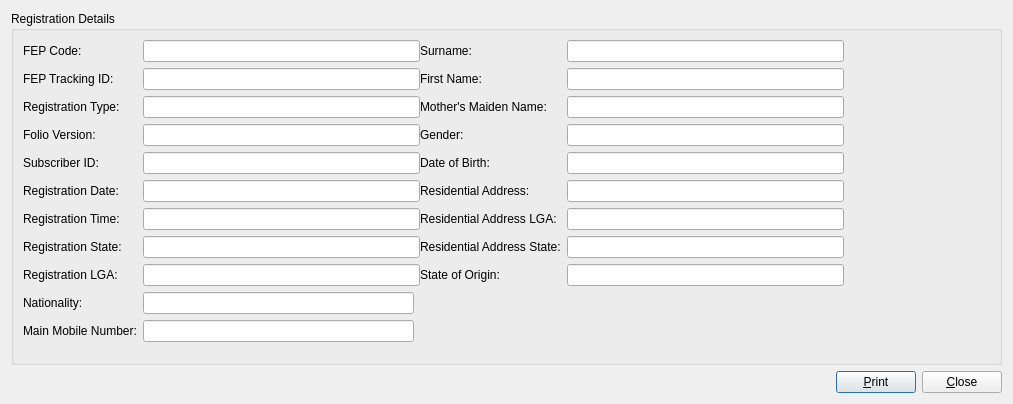
<?xml version="1.0" encoding="UTF-8"?>
<ui version="4.0">
 <class>ViewerDlg</class>
 <widget class="QDialog" name="ViewerDlg">
  <property name="geometry">
   <rect>
    <x>0</x>
    <y>0</y>
    <width>1011</width>
    <height>404</height>
   </rect>
  </property>
  <property name="maximumSize">
   <size>
    <width>1011</width>
    <height>404</height>
   </size>
  </property>
  <property name="windowTitle">
   <string>NSIM Demographics Viewer :: Details</string>
  </property>
  <layout class="QHBoxLayout" name="horizontalLayout_3">
   <item>
    <layout class="QVBoxLayout" name="verticalLayout">
     <item>
      <widget class="QGroupBox" name="groupBox">
       <property name="minimumSize">
        <size>
         <width>991</width>
         <height>351</height>
        </size>
       </property>
       <property name="title">
        <string>Registration Details</string>
       </property>
       <layout class="QHBoxLayout" name="horizontalLayout_2">
        <item>
         <layout class="QGridLayout" name="gridLayout_2">
          <item row="8" column="3" colspan="2">
           <widget class="QLineEdit" name="txtStateOfOrigin">
            <property name="minimumSize">
             <size>
              <width>138</width>
              <height>0</height>
             </size>
            </property>
            <property name="readOnly">
             <bool>true</bool>
            </property>
           </widget>
          </item>
          <item row="1" column="0">
           <widget class="QLabel" name="label_3">
            <property name="text">
             <string>FEP Tracking ID:</string>
            </property>
            <property name="buddy">
             <cstring>txtFEPTrackingID</cstring>
            </property>
           </widget>
          </item>
          <item row="8" column="2">
           <widget class="QLabel" name="label_20">
            <property name="text">
             <string>State of Origin:</string>
            </property>
            <property name="buddy">
             <cstring>txtStateOfOrigin</cstring>
            </property>
           </widget>
          </item>
          <item row="10" column="0">
           <widget class="QLabel" name="label_21">
            <property name="text">
             <string>Main Mobile Number:</string>
            </property>
            <property name="buddy">
             <cstring>txtMainMobileNumber</cstring>
            </property>
           </widget>
          </item>
          <item row="1" column="3" colspan="2">
           <widget class="QLineEdit" name="txtFirstName">
            <property name="minimumSize">
             <size>
              <width>277</width>
              <height>0</height>
             </size>
            </property>
            <property name="readOnly">
             <bool>true</bool>
            </property>
           </widget>
          </item>
          <item row="5" column="0">
           <widget class="QLabel" name="label_7">
            <property name="text">
             <string>Registration Date:</string>
            </property>
            <property name="buddy">
             <cstring>txtRegistrationDate</cstring>
            </property>
           </widget>
          </item>
          <item row="0" column="5" rowspan="5">
           <widget class="QLabel" name="lblPortraitData">
            <property name="minimumSize">
             <size>
              <width>140</width>
              <height>120</height>
             </size>
            </property>
            <property name="maximumSize">
             <size>
              <width>140</width>
              <height>120</height>
             </size>
            </property>
            <property name="text">
             <string/>
            </property>
            <property name="pixmap">
             <pixmap resource="resources.qrc">:/images/person.png</pixmap>
            </property>
            <property name="scaledContents">
             <bool>true</bool>
            </property>
           </widget>
          </item>
          <item row="5" column="3" colspan="2">
           <widget class="QLineEdit" name="txtResidentialAddress">
            <property name="minimumSize">
             <size>
              <width>277</width>
              <height>0</height>
             </size>
            </property>
            <property name="readOnly">
             <bool>true</bool>
            </property>
           </widget>
          </item>
          <item row="3" column="1">
           <widget class="QLineEdit" name="txtFolioVersion">
            <property name="minimumSize">
             <size>
              <width>277</width>
              <height>0</height>
             </size>
            </property>
            <property name="readOnly">
             <bool>true</bool>
            </property>
           </widget>
          </item>
          <item row="9" column="1">
           <widget class="QLineEdit" name="txtNationality">
            <property name="minimumSize">
             <size>
              <width>138</width>
              <height>0</height>
             </size>
            </property>
            <property name="readOnly">
             <bool>true</bool>
            </property>
           </widget>
          </item>
          <item row="2" column="0">
           <widget class="QLabel" name="label_4">
            <property name="text">
             <string>Registration Type:</string>
            </property>
            <property name="buddy">
             <cstring>txtRegistrationType</cstring>
            </property>
           </widget>
          </item>
          <item row="2" column="2">
           <widget class="QLabel" name="label_13">
            <property name="text">
             <string>Mother's Maiden Name:</string>
            </property>
            <property name="buddy">
             <cstring>txtMotherMaidenName</cstring>
            </property>
           </widget>
          </item>
          <item row="3" column="0">
           <widget class="QLabel" name="label_5">
            <property name="text">
             <string>Folio Version:</string>
            </property>
            <property name="buddy">
             <cstring>txtFolioVersion</cstring>
            </property>
           </widget>
          </item>
          <item row="2" column="1">
           <widget class="QLineEdit" name="txtRegistrationType">
            <property name="minimumSize">
             <size>
              <width>277</width>
              <height>0</height>
             </size>
            </property>
            <property name="readOnly">
             <bool>true</bool>
            </property>
           </widget>
          </item>
          <item row="2" column="3" colspan="2">
           <widget class="QLineEdit" name="txtMotherMaidenName">
            <property name="minimumSize">
             <size>
              <width>277</width>
              <height>0</height>
             </size>
            </property>
            <property name="readOnly">
             <bool>true</bool>
            </property>
           </widget>
          </item>
          <item row="3" column="2">
           <widget class="QLabel" name="label_14">
            <property name="text">
             <string>Gender:</string>
            </property>
            <property name="buddy">
             <cstring>txtGender</cstring>
            </property>
           </widget>
          </item>
          <item row="7" column="2">
           <widget class="QLabel" name="label_18">
            <property name="text">
             <string>Residential Address State:</string>
            </property>
            <property name="buddy">
             <cstring>txtResidentialAddressState</cstring>
            </property>
           </widget>
          </item>
          <item row="7" column="1">
           <widget class="QLineEdit" name="txtRegistrationState">
            <property name="minimumSize">
             <size>
              <width>277</width>
              <height>0</height>
             </size>
            </property>
            <property name="readOnly">
             <bool>true</bool>
            </property>
           </widget>
          </item>
          <item row="1" column="1">
           <widget class="QLineEdit" name="txtFEPTrackingID">
            <property name="minimumSize">
             <size>
              <width>277</width>
              <height>0</height>
             </size>
            </property>
            <property name="readOnly">
             <bool>true</bool>
            </property>
           </widget>
          </item>
          <item row="0" column="3" colspan="2">
           <widget class="QLineEdit" name="txtSurname">
            <property name="minimumSize">
             <size>
              <width>277</width>
              <height>0</height>
             </size>
            </property>
            <property name="readOnly">
             <bool>true</bool>
            </property>
           </widget>
          </item>
          <item row="0" column="2">
           <widget class="QLabel" name="label_11">
            <property name="text">
             <string>Surname:</string>
            </property>
            <property name="buddy">
             <cstring>txtSurname</cstring>
            </property>
           </widget>
          </item>
          <item row="1" column="2">
           <widget class="QLabel" name="label_12">
            <property name="text">
             <string>First Name:</string>
            </property>
            <property name="buddy">
             <cstring>txtFirstName</cstring>
            </property>
           </widget>
          </item>
          <item row="8" column="1">
           <widget class="QLineEdit" name="txtRegistrationLGA">
            <property name="minimumSize">
             <size>
              <width>277</width>
              <height>0</height>
             </size>
            </property>
            <property name="readOnly">
             <bool>true</bool>
            </property>
           </widget>
          </item>
          <item row="10" column="1">
           <widget class="QLineEdit" name="txtMainMobileNumber">
            <property name="minimumSize">
             <size>
              <width>138</width>
              <height>0</height>
             </size>
            </property>
            <property name="readOnly">
             <bool>true</bool>
            </property>
           </widget>
          </item>
          <item row="6" column="3" colspan="2">
           <widget class="QLineEdit" name="txtResidentialAddressLGA">
            <property name="minimumSize">
             <size>
              <width>138</width>
              <height>0</height>
             </size>
            </property>
            <property name="readOnly">
             <bool>true</bool>
            </property>
           </widget>
          </item>
          <item row="7" column="3" colspan="2">
           <widget class="QLineEdit" name="txtResidentialAddressState">
            <property name="minimumSize">
             <size>
              <width>138</width>
              <height>0</height>
             </size>
            </property>
            <property name="readOnly">
             <bool>true</bool>
            </property>
           </widget>
          </item>
          <item row="5" column="1">
           <widget class="QLineEdit" name="txtRegistrationDate">
            <property name="minimumSize">
             <size>
              <width>277</width>
              <height>0</height>
             </size>
            </property>
            <property name="readOnly">
             <bool>true</bool>
            </property>
           </widget>
          </item>
          <item row="4" column="0">
           <widget class="QLabel" name="label_6">
            <property name="text">
             <string>Subscriber ID:</string>
            </property>
            <property name="buddy">
             <cstring>txtSubscriberID</cstring>
            </property>
           </widget>
          </item>
          <item row="4" column="1">
           <widget class="QLineEdit" name="txtSubscriberID">
            <property name="minimumSize">
             <size>
              <width>277</width>
              <height>0</height>
             </size>
            </property>
            <property name="readOnly">
             <bool>true</bool>
            </property>
           </widget>
          </item>
          <item row="4" column="2">
           <widget class="QLabel" name="label_15">
            <property name="text">
             <string>Date of Birth:</string>
            </property>
            <property name="buddy">
             <cstring>txtDateOfBirth</cstring>
            </property>
           </widget>
          </item>
          <item row="3" column="3" colspan="2">
           <widget class="QLineEdit" name="txtGender">
            <property name="minimumSize">
             <size>
              <width>277</width>
              <height>0</height>
             </size>
            </property>
            <property name="readOnly">
             <bool>true</bool>
            </property>
           </widget>
          </item>
          <item row="6" column="2">
           <widget class="QLabel" name="label_17">
            <property name="text">
             <string>Residential Address LGA:</string>
            </property>
            <property name="buddy">
             <cstring>txtResidentialAddressLGA</cstring>
            </property>
           </widget>
          </item>
          <item row="6" column="1">
           <widget class="QLineEdit" name="txtRegistrationTime">
            <property name="minimumSize">
             <size>
              <width>277</width>
              <height>0</height>
             </size>
            </property>
            <property name="readOnly">
             <bool>true</bool>
            </property>
           </widget>
          </item>
          <item row="4" column="3" colspan="2">
           <widget class="QLineEdit" name="txtDateOfBirth">
            <property name="minimumSize">
             <size>
              <width>277</width>
              <height>0</height>
             </size>
            </property>
            <property name="readOnly">
             <bool>true</bool>
            </property>
           </widget>
          </item>
          <item row="6" column="0">
           <widget class="QLabel" name="label_8">
            <property name="text">
             <string>Registration Time:</string>
            </property>
            <property name="buddy">
             <cstring>txtRegistrationTime</cstring>
            </property>
           </widget>
          </item>
          <item row="5" column="2">
           <widget class="QLabel" name="label_16">
            <property name="text">
             <string>Residential Address:</string>
            </property>
            <property name="buddy">
             <cstring>txtResidentialAddress</cstring>
            </property>
           </widget>
          </item>
          <item row="0" column="1">
           <widget class="QLineEdit" name="txtFepCode">
            <property name="minimumSize">
             <size>
              <width>277</width>
              <height>0</height>
             </size>
            </property>
            <property name="readOnly">
             <bool>true</bool>
            </property>
           </widget>
          </item>
          <item row="0" column="0">
           <widget class="QLabel" name="label_2">
            <property name="text">
             <string>FEP Code:</string>
            </property>
            <property name="buddy">
             <cstring>txtFepCode</cstring>
            </property>
           </widget>
          </item>
          <item row="9" column="0">
           <widget class="QLabel" name="label_19">
            <property name="text">
             <string>Nationality:</string>
            </property>
            <property name="buddy">
             <cstring>txtNationality</cstring>
            </property>
           </widget>
          </item>
          <item row="7" column="0">
           <widget class="QLabel" name="label_9">
            <property name="text">
             <string>Registration State:</string>
            </property>
            <property name="buddy">
             <cstring>txtRegistrationState</cstring>
            </property>
           </widget>
          </item>
          <item row="8" column="0">
           <widget class="QLabel" name="label_10">
            <property name="text">
             <string>Registration LGA:</string>
            </property>
            <property name="buddy">
             <cstring>txtRegistrationLGA</cstring>
            </property>
           </widget>
          </item>
         </layout>
        </item>
       </layout>
      </widget>
     </item>
     <item>
      <layout class="QHBoxLayout" name="horizontalLayout">
       <item>
        <spacer name="horizontalSpacer">
         <property name="orientation">
          <enum>Qt::Horizontal</enum>
         </property>
         <property name="sizeHint" stdset="0">
          <size>
           <width>718</width>
           <height>20</height>
          </size>
         </property>
        </spacer>
       </item>
       <item>
        <widget class="QPushButton" name="btnPrint">
         <property name="text">
          <string>&amp;Print</string>
         </property>
        </widget>
       </item>
       <item>
        <widget class="QPushButton" name="btnClose">
         <property name="text">
          <string>&amp;Close</string>
         </property>
        </widget>
       </item>
      </layout>
     </item>
    </layout>
   </item>
  </layout>
 </widget>
 <resources>
  <include location="resources.qrc"/>
  <include location="../../../../Python33/Lib/site-packages/PyQt5/resources.qrc"/>
 </resources>
 <connections>
  <connection>
   <sender>btnClose</sender>
   <signal>clicked()</signal>
   <receiver>ViewerDlg</receiver>
   <slot>reject()</slot>
   <hints>
    <hint type="sourcelabel">
     <x>962</x>
     <y>388</y>
    </hint>
    <hint type="destinationlabel">
     <x>505</x>
     <y>210</y>
    </hint>
   </hints>
  </connection>
 </connections>
</ui>
